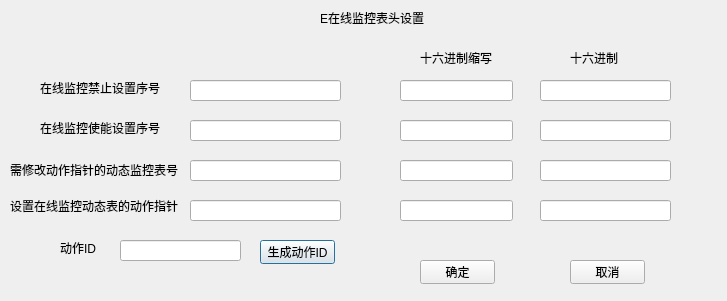
<?xml version="1.0" encoding="UTF-8"?>
<ui version="4.0">
 <class>OnlineMonitoringHead</class>
 <widget class="QDialog" name="OnlineMonitoringHead">
  <property name="geometry">
   <rect>
    <x>0</x>
    <y>0</y>
    <width>727</width>
    <height>301</height>
   </rect>
  </property>
  <property name="windowTitle">
   <string>Dialog</string>
  </property>
  <widget class="QLabel" name="label">
   <property name="geometry">
    <rect>
     <x>320</x>
     <y>10</y>
     <width>111</width>
     <height>16</height>
    </rect>
   </property>
   <property name="text">
    <string>E在线监控表头设置</string>
   </property>
  </widget>
  <widget class="QLabel" name="label_2">
   <property name="geometry">
    <rect>
     <x>40</x>
     <y>80</y>
     <width>131</width>
     <height>16</height>
    </rect>
   </property>
   <property name="text">
    <string>在线监控禁止设置序号</string>
   </property>
  </widget>
  <widget class="QLineEdit" name="lineEdit">
   <property name="geometry">
    <rect>
     <x>190</x>
     <y>80</y>
     <width>151</width>
     <height>21</height>
    </rect>
   </property>
  </widget>
  <widget class="QLabel" name="label_3">
   <property name="geometry">
    <rect>
     <x>40</x>
     <y>120</y>
     <width>131</width>
     <height>16</height>
    </rect>
   </property>
   <property name="text">
    <string>在线监控使能设置序号</string>
   </property>
  </widget>
  <widget class="QLineEdit" name="lineEdit_2">
   <property name="geometry">
    <rect>
     <x>190</x>
     <y>120</y>
     <width>151</width>
     <height>21</height>
    </rect>
   </property>
  </widget>
  <widget class="QLabel" name="label_4">
   <property name="geometry">
    <rect>
     <x>10</x>
     <y>160</y>
     <width>181</width>
     <height>20</height>
    </rect>
   </property>
   <property name="text">
    <string>需修改动作指针的动态监控表号</string>
   </property>
  </widget>
  <widget class="QLineEdit" name="lineEdit_3">
   <property name="geometry">
    <rect>
     <x>190</x>
     <y>160</y>
     <width>151</width>
     <height>21</height>
    </rect>
   </property>
  </widget>
  <widget class="QLabel" name="label_5">
   <property name="geometry">
    <rect>
     <x>10</x>
     <y>195</y>
     <width>171</width>
     <height>21</height>
    </rect>
   </property>
   <property name="text">
    <string>设置在线监控动态表的动作指针</string>
   </property>
  </widget>
  <widget class="QLineEdit" name="lineEdit_4">
   <property name="geometry">
    <rect>
     <x>190</x>
     <y>200</y>
     <width>151</width>
     <height>21</height>
    </rect>
   </property>
  </widget>
  <widget class="QLabel" name="label_6">
   <property name="geometry">
    <rect>
     <x>420</x>
     <y>50</y>
     <width>81</width>
     <height>16</height>
    </rect>
   </property>
   <property name="text">
    <string>十六进制缩写</string>
   </property>
  </widget>
  <widget class="QLabel" name="label_7">
   <property name="geometry">
    <rect>
     <x>570</x>
     <y>50</y>
     <width>51</width>
     <height>16</height>
    </rect>
   </property>
   <property name="text">
    <string>十六进制</string>
   </property>
  </widget>
  <widget class="QLineEdit" name="lineEdit_5">
   <property name="geometry">
    <rect>
     <x>400</x>
     <y>80</y>
     <width>113</width>
     <height>21</height>
    </rect>
   </property>
   <property name="readOnly">
    <bool>true</bool>
   </property>
  </widget>
  <widget class="QLineEdit" name="lineEdit_6">
   <property name="geometry">
    <rect>
     <x>540</x>
     <y>80</y>
     <width>131</width>
     <height>21</height>
    </rect>
   </property>
   <property name="readOnly">
    <bool>true</bool>
   </property>
  </widget>
  <widget class="QLineEdit" name="lineEdit_7">
   <property name="geometry">
    <rect>
     <x>540</x>
     <y>120</y>
     <width>131</width>
     <height>21</height>
    </rect>
   </property>
   <property name="readOnly">
    <bool>true</bool>
   </property>
  </widget>
  <widget class="QLineEdit" name="lineEdit_8">
   <property name="geometry">
    <rect>
     <x>400</x>
     <y>120</y>
     <width>113</width>
     <height>21</height>
    </rect>
   </property>
   <property name="readOnly">
    <bool>true</bool>
   </property>
  </widget>
  <widget class="QLineEdit" name="lineEdit_9">
   <property name="geometry">
    <rect>
     <x>540</x>
     <y>160</y>
     <width>131</width>
     <height>21</height>
    </rect>
   </property>
   <property name="readOnly">
    <bool>true</bool>
   </property>
  </widget>
  <widget class="QLineEdit" name="lineEdit_10">
   <property name="geometry">
    <rect>
     <x>400</x>
     <y>160</y>
     <width>113</width>
     <height>21</height>
    </rect>
   </property>
   <property name="readOnly">
    <bool>true</bool>
   </property>
  </widget>
  <widget class="QLineEdit" name="lineEdit_11">
   <property name="geometry">
    <rect>
     <x>540</x>
     <y>200</y>
     <width>131</width>
     <height>21</height>
    </rect>
   </property>
   <property name="readOnly">
    <bool>true</bool>
   </property>
  </widget>
  <widget class="QLineEdit" name="lineEdit_12">
   <property name="geometry">
    <rect>
     <x>400</x>
     <y>200</y>
     <width>113</width>
     <height>21</height>
    </rect>
   </property>
   <property name="readOnly">
    <bool>true</bool>
   </property>
  </widget>
  <widget class="QLabel" name="label_8">
   <property name="geometry">
    <rect>
     <x>60</x>
     <y>240</y>
     <width>54</width>
     <height>16</height>
    </rect>
   </property>
   <property name="text">
    <string>动作ID</string>
   </property>
  </widget>
  <widget class="QLineEdit" name="lineEdit_13">
   <property name="geometry">
    <rect>
     <x>120</x>
     <y>240</y>
     <width>121</width>
     <height>21</height>
    </rect>
   </property>
  </widget>
  <widget class="QPushButton" name="pushButton">
   <property name="geometry">
    <rect>
     <x>260</x>
     <y>240</y>
     <width>75</width>
     <height>24</height>
    </rect>
   </property>
   <property name="text">
    <string>生成动作ID</string>
   </property>
  </widget>
  <widget class="QPushButton" name="pushButton_2">
   <property name="geometry">
    <rect>
     <x>420</x>
     <y>260</y>
     <width>75</width>
     <height>24</height>
    </rect>
   </property>
   <property name="text">
    <string>确定</string>
   </property>
  </widget>
  <widget class="QPushButton" name="pushButton_3">
   <property name="geometry">
    <rect>
     <x>570</x>
     <y>260</y>
     <width>75</width>
     <height>24</height>
    </rect>
   </property>
   <property name="text">
    <string>取消</string>
   </property>
  </widget>
 </widget>
 <resources/>
 <connections/>
</ui>
